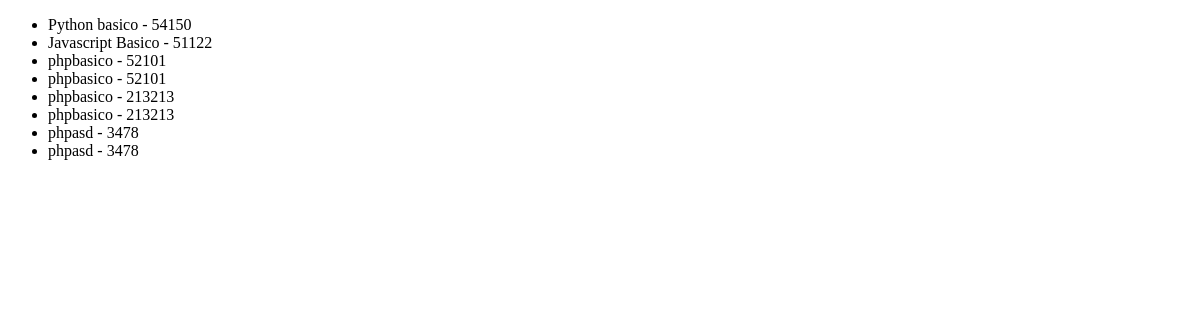
Page /app-coder/lista_cursos/ on the earlier database version.
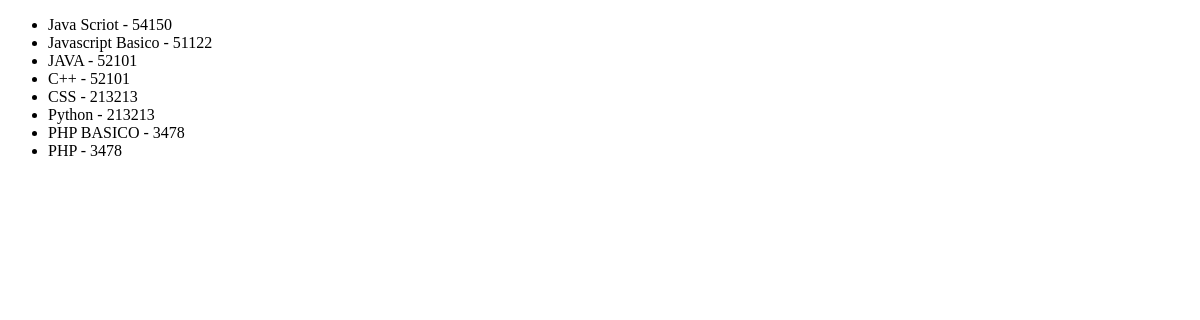
Same page on the later database version.
### AppCoder/models.py (models this page shows, shortened)
class Curso(models.Model):
    nombre = models.CharField(max_length=40)
    camada = models.IntegerField()

### AppCoder/views.py (the view)
# urls.py: path('lista_cursos/', lista_cursos),
def lista_cursos(req):
    lista = Curso.objects.all()
    return render(req, "lista_cursos.html", {"lista_cursos": lista})

### AppCoder/templates/lista_cursos.html (shortened to what this page needs)
<!DOCTYPE html>
<html lang="en">
<head>
</head>
<body>
    <ul>
        {% for curso in lista_cursos%}
        <li> {{curso.nombre}} - {{curso.camada}}</li>
        {% endfor %}
    </ul>
</body>
</html>

Differences in the rows shown:
changed Curso: nombre "Python basico" → "Java Scriot"
changed Curso: nombre "phpbasico" → "JAVA"
changed Curso (number 4 of 8 on the later page): nombre "phpbasico" → "C++"
changed Curso: nombre "phpbasico" → "CSS"
changed Curso: nombre "phpbasico" → "Python"
changed Curso: nombre "phpasd" → "PHP BASICO"
changed Curso: nombre "phpasd" → "PHP"
